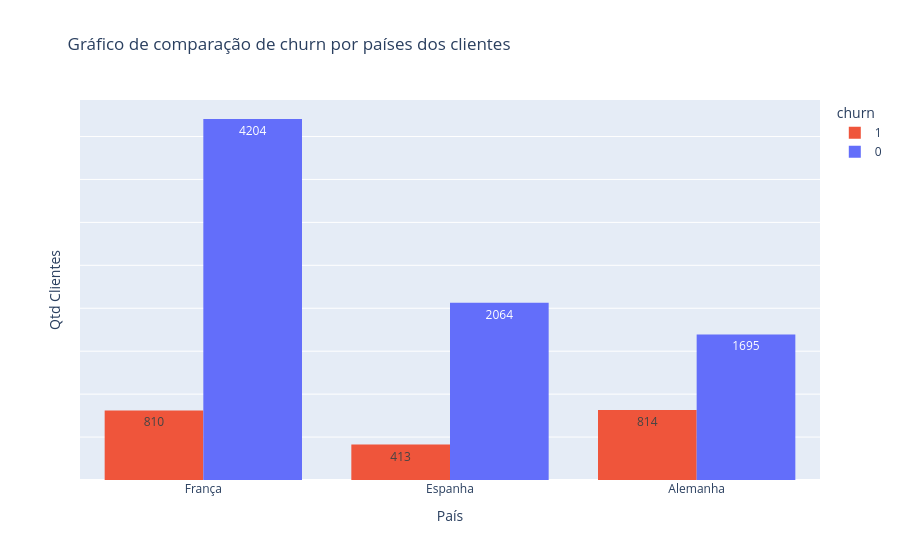

The cell this chart's notebook holds for it:
### Code cell
import plotly.express as px

fig = px.histogram(dados, x='pais', color = 'churn',
                   barmode='group', text_auto=True,
                   title = 'Gráfico de comparação de churn por países dos clientes',
                   color_discrete_map={
                     1: '#EF553B',
                     0: '#636EFA'
                    })

fig.update_layout(
    xaxis_title='País',
    yaxis_title='Qtd Clientes',
    title_x = 0.075
)
fig.update_yaxes(showticklabels=False)

fig.show()

### Figure 1 — Plotly figure (JSON) as saved in the notebook; plotly's stock layout.template omitted (floating-point values rounded to 4 significant figures; data arrays with more than 128 entries replaced by an {"elided": "..."} marker saying what was removed)
{"data": [{"alignmentgroup": "True", "bingroup": "x", "hovertemplate": "churn=1<br>pais=%{x}<br>count=%{y}<extra></extra>", "legendgroup": "1", "marker": {"color": "#EF553B", "pattern": {"shape": ""}}, "name": "1", "offsetgroup": "1", "orientation": "v", "showlegend": true, "texttemplate": "%{value}", "type": "histogram", "x": {"elided": "2037 str values"}, "xaxis": "x", "yaxis": "y"}, {"alignmentgroup": "True", "bingroup": "x", "hovertemplate": "churn=0<br>pais=%{x}<br>count=%{y}<extra></extra>", "legendgroup": "0", "marker": {"color": "#636EFA", "pattern": {"shape": ""}}, "name": "0", "offsetgroup": "0", "orientation": "v", "showlegend": true, "texttemplate": "%{value}", "type": "histogram", "x": {"elided": "7963 str values"}, "xaxis": "x", "yaxis": "y"}], "layout": {"barmode": "group", "legend": {"title": {"text": "churn"}, "tracegroupgap": 0}, "title": {"text": "Gráfico de comparação de churn por países dos clientes", "x": 0.075}, "xaxis": {"anchor": "y", "domain": [0, 1], "title": {"text": "País"}}, "yaxis": {"anchor": "x", "domain": [0, 1], "showticklabels": false, "title": {"text": "Qtd Clientes"}}}}
